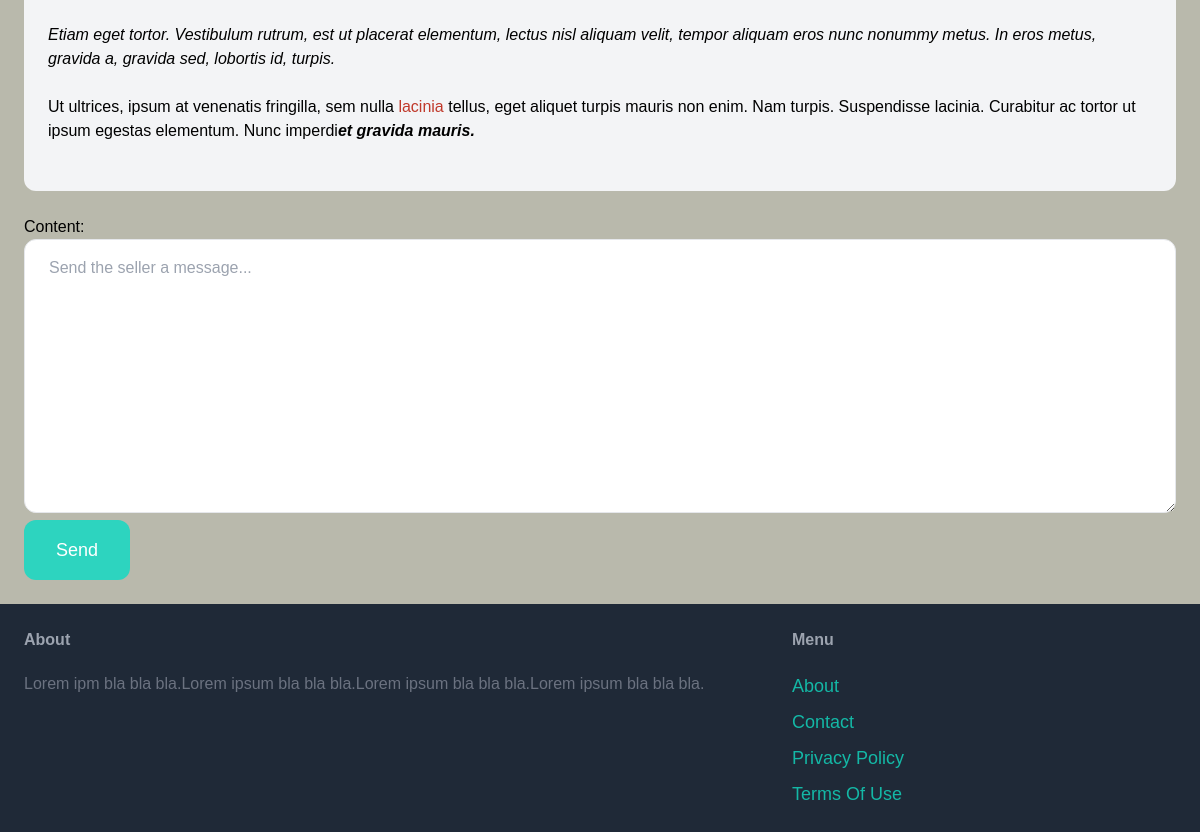
The page /inbox/15/ (signed in, lower part) on the database as committed earlier.
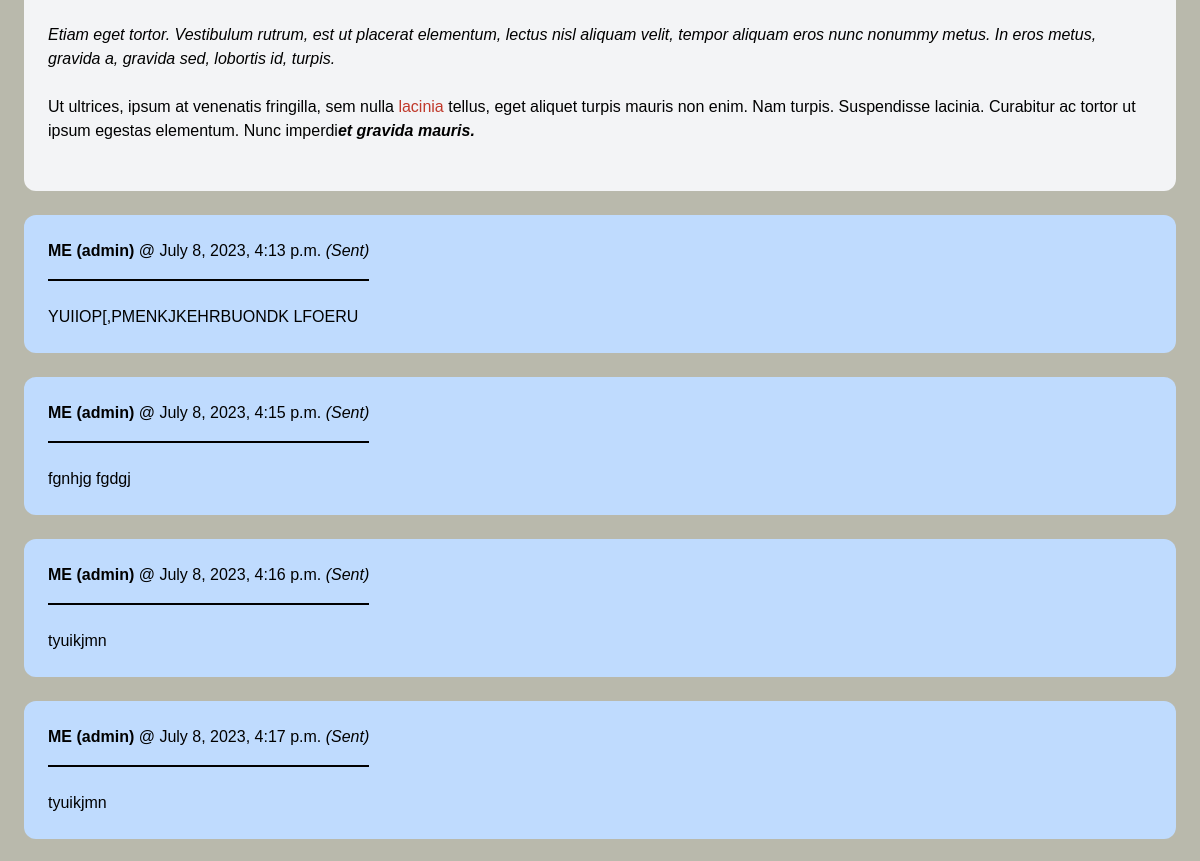
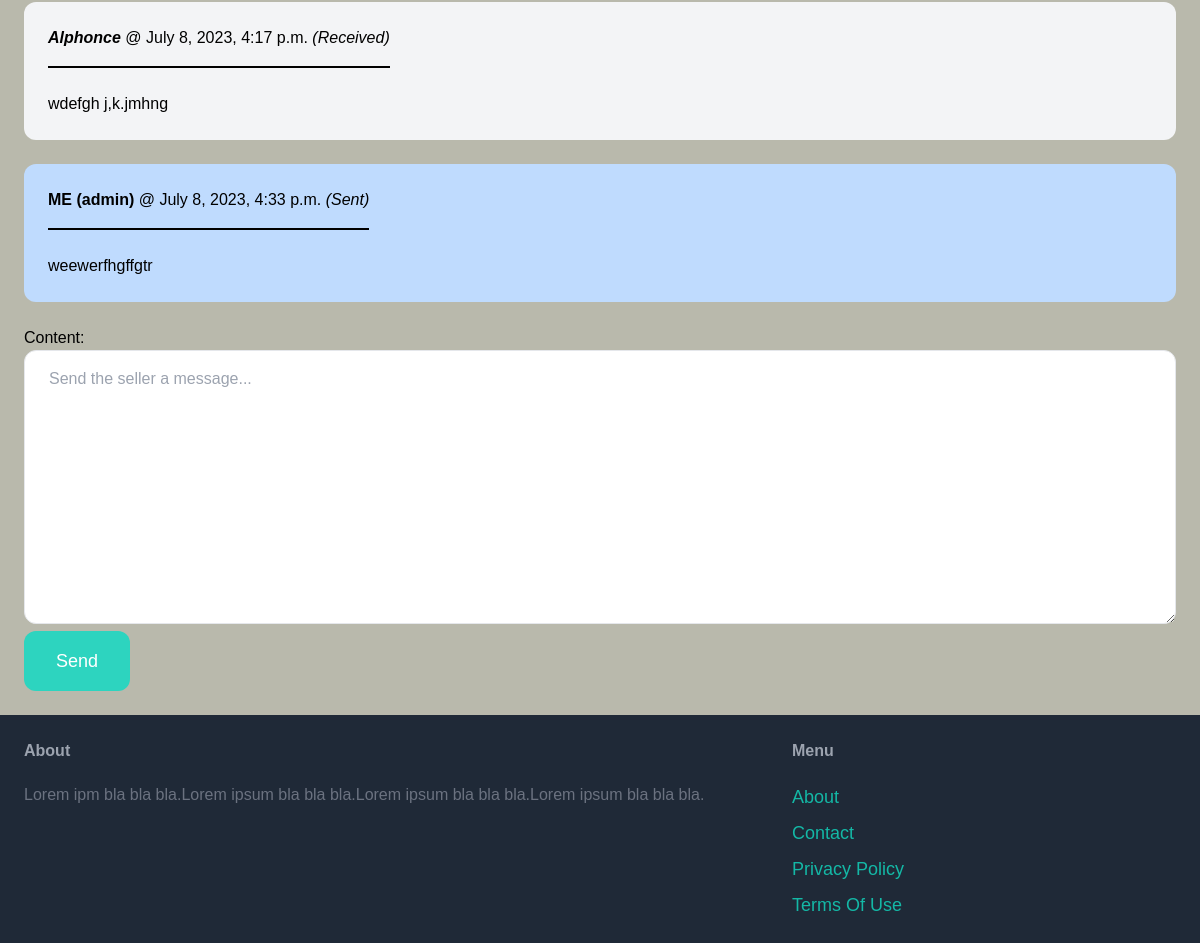
The same page on the database as committed later (2 pictures, top to bottom).
### conversation/models.py (models this page shows)
class ConversationMessage(models.Model):
    conversation = models.ForeignKey(Conversation, related_name='messages', on_delete=models.CASCADE)
    content = RichTextField()
    created_at = models.DateTimeField(auto_now_add=True)
    created_by = models.ForeignKey(User, related_name='created_messages', on_delete=models.CASCADE)

### conversation/views.py (the view)
# urls.py: path('<int:pk>/', views.detail, name='detail'),
@login_required
def detail(request, pk):
    conversation = Conversation.objects.filter(members__in=[request.user.id]).get(pk=pk)
    if request.method == 'POST':
        form = ConversationMessageForm(request.POST)
        if form.is_valid():
            conversation_message = form.save(commit=False)
            conversation_message.conversation = conversation
            conversation_message.created_by = request.user
            conversation_message.save()
            conversation.save()
            return redirect('conversation:detail', pk=pk)
    else:
        form = ConversationMessageForm()
    return render(request, 'conversation/detail.html', {
        'conversation': conversation,
        'form': form
    })

### conversation/forms.py
class ConversationMessageForm(forms.ModelForm):
    class Meta:
        model = ConversationMessage
        fields = ('content',)
        widgets = {
            'content': forms.Textarea(attrs={
                'class': 'w-full py-4 px-6 rounded-xl border',
                'placeholder': 'Send the seller a message...',
            })
        }

### conversation/templates/conversation/detail.html (shortened to what this page needs)
{% extends 'core/base.html' %}
{% block content %}
<div class="space-y-6">
    {% for message in conversation.messages.all %}
            <div class="p-6 flex {% if message.created_by == request.user %} bg-blue-200 {% else %} bg-gray-100 {% endif %} rounded-xl">
                <div>
                    <p class="mb-4"><strong>{% if message.created_by == request.user %} ME ({{ message.created_by.username }}) {% else %} <em>{{ message.created_by.username }}</em> {% endif %}</strong> @ {{ message.created_at }} {% if message.created_by == request.user %} <em>(Sent)</em> {% else %} <em>(Received)</em> {% endif %}</p>
                    <hr class="border border-black">
                    <br>
                    <p>{{ message.content | safe }}</p>
                </div>
            </div>
    {% endfor %}
</div>
<form method="post" action="." class="mt-6">
    {{ form.as_p }}
    <button class="py-4 px-8 text-lg bg-teal-400 hover:bg-teal-700 rounded-xl text-white">Send</button>
</form>
{% endblock %}

Rows that differ between the two databases and show on the page:
added ConversationMessage: created_by.username "admin", created_at "July 8, 2023, 4:13 p.m.", shows "(Sent)", content "YUIIOP[,PMENKJKEHRBUONDK LFOERU"
added ConversationMessage: created_by.username "admin", created_at "July 8, 2023, 4:15 p.m.", shows "(Sent)", content "fgnhjg fgdgj"
added ConversationMessage: created_by.username "admin", created_at "July 8, 2023, 4:16 p.m.", shows "(Sent)", content "tyuikjmn"
added ConversationMessage: created_by.username "admin", created_at "July 8, 2023, 4:17 p.m.", shows "(Sent)", content "tyuikjmn"
added ConversationMessage: created_by.username "Alphonce", created_at "July 8, 2023, 4:17 p.m.", shows "(Received)", content "wdefgh j,k.jmhng"
added ConversationMessage: created_by.username "admin", created_at "July 8, 2023, 4:33 p.m.", shows "(Sent)", content "weewerfhgffgtr"
